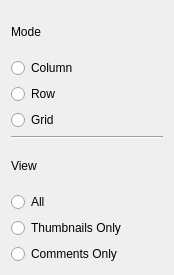
<?xml version="1.0" encoding="UTF-8"?>
<ui version="4.0">
 <class>WdgArrangeMenu</class>
 <widget class="QWidget" name="WdgArrangeMenu">
  <property name="geometry">
   <rect>
    <x>0</x>
    <y>0</y>
    <width>174</width>
    <height>275</height>
   </rect>
  </property>
  <property name="sizePolicy">
   <sizepolicy hsizetype="Fixed" vsizetype="Fixed">
    <horstretch>0</horstretch>
    <verstretch>0</verstretch>
   </sizepolicy>
  </property>
  <property name="windowTitle">
   <string/>
  </property>
  <layout class="QGridLayout" name="gridLayout">
   <item row="0" column="0">
    <layout class="QVBoxLayout" name="verticalLayout">
     <item>
      <widget class="QLabel" name="label">
       <property name="text">
        <string>Mode</string>
       </property>
      </widget>
     </item>
     <item>
      <widget class="QRadioButton" name="btnColumnMode">
       <property name="text">
        <string>Column</string>
       </property>
      </widget>
     </item>
     <item>
      <widget class="QRadioButton" name="btnRowMode">
       <property name="text">
        <string>Row</string>
       </property>
      </widget>
     </item>
     <item>
      <widget class="QRadioButton" name="btnGridMode">
       <property name="text">
        <string>Grid</string>
       </property>
      </widget>
     </item>
     <item>
      <widget class="Line" name="line">
       <property name="orientation">
        <enum>Qt::Horizontal</enum>
       </property>
      </widget>
     </item>
     <item>
      <widget class="QLabel" name="label_2">
       <property name="text">
        <string>View</string>
       </property>
      </widget>
     </item>
     <item>
      <widget class="QRadioButton" name="btnAllView">
       <property name="text">
        <string>All</string>
       </property>
      </widget>
     </item>
     <item>
      <widget class="QRadioButton" name="btnThumbnailsView">
       <property name="text">
        <string>Thumbnails Only</string>
       </property>
      </widget>
     </item>
     <item>
      <widget class="QRadioButton" name="btnCommentsView">
       <property name="text">
        <string>Comments Only</string>
       </property>
      </widget>
     </item>
    </layout>
   </item>
  </layout>
 </widget>
 <resources/>
 <connections/>
</ui>
